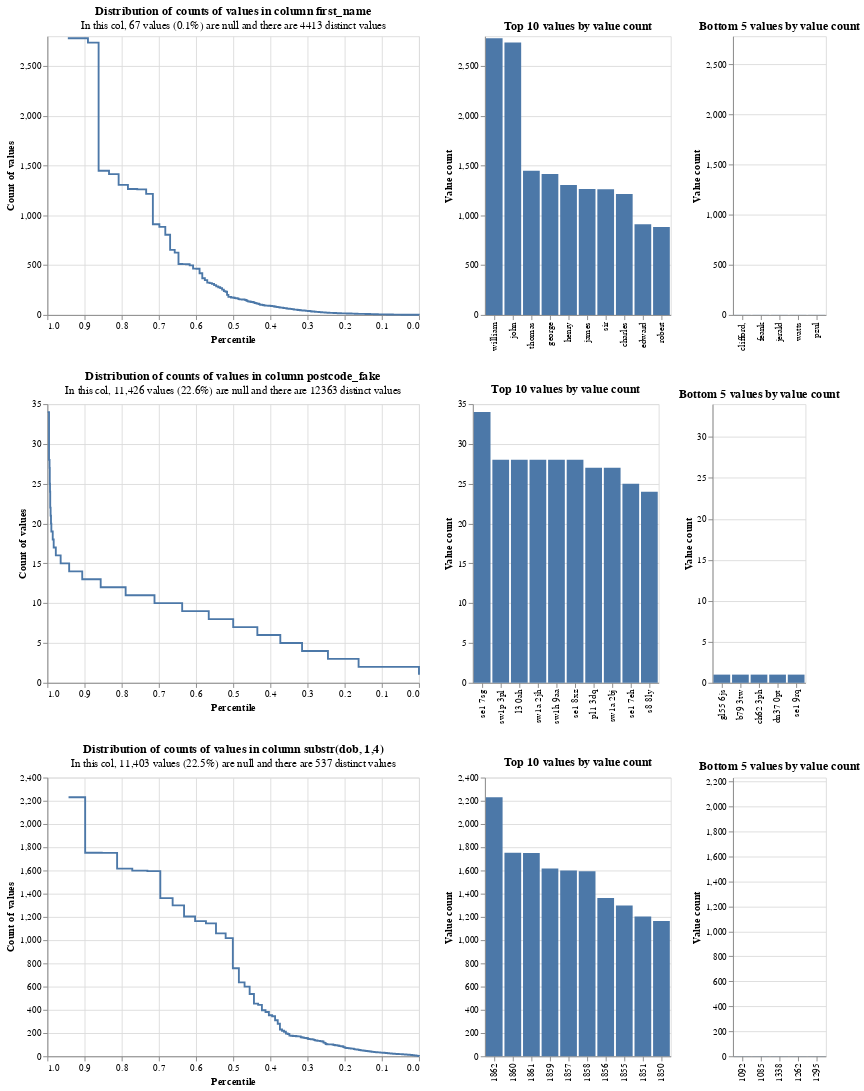

The cell this chart's notebook holds for it:
### Code cell
# Initialise the linker, passing in the input dataset(s)
linker = DuckDBLinker(input_tables = {"df": df_clean})

linker.profile_columns(["first_name", "postcode_fake", "substr(dob, 1,4)"], top_n=10, bottom_n=5)

### Figure 1 — Vega-Lite specification as saved in the notebook (floating-point values rounded to 4 significant figures; data arrays with more than 128 entries replaced by an {"elided": "..."} marker saying what was removed)
{"config": {"view": {"continuousWidth": 400, "continuousHeight": 300}}, "vconcat": [{"hconcat": [{"data": {"values": {"elided": "150 records"}}, "mark": {"type": "line", "interpolate": "step-after"}, "encoding": {"x": {"type": "quantitative", "field": "percentile_ex_nulls", "sort": "descending", "title": "Percentile"}, "y": {"type": "quantitative", "field": "value_count", "title": "Count of values"}, "tooltip": [{"field": "value_count", "type": "quantitative"}, {"field": "percentile_ex_nulls", "type": "quantitative"}, {"field": "percentile_inc_nulls", "type": "quantitative"}, {"field": "total_non_null_rows", "type": "quantitative"}, {"field": "total_rows_inc_nulls", "type": "quantitative"}]}, "title": {"text": "Distribution of counts of values in column first_name", "subtitle": "In this col, 67 values (0.1%) are null and there are 4413 distinct values"}}, {"data": {"values": [{"value_count": 2780, "group_name": "first_name", "value": "william", "total_non_null_rows": 50511, "total_rows_inc_nulls": 50578, "distinct_value_count": 4413}, {"value_count": 2736, "group_name": "first_name", "value": "john", "total_non_null_rows": 50511, "total_rows_inc_nulls": 50578, "distinct_value_count": 4413}, {"value_count": 1448, "group_name": "first_name", "value": "thomas", "total_non_null_rows": 50511, "total_rows_inc_nulls": 50578, "distinct_value_count": 4413}, {"value_count": 1415, "group_name": "first_name", "value": "george", "total_non_null_rows": 50511, "total_rows_inc_nulls": 50578, "distinct_value_count": 4413}, {"value_count": 1306, "group_name": "first_name", "value": "henry", "total_non_null_rows": 50511, "total_rows_inc_nulls": 50578, "distinct_value_count": 4413}, {"value_count": 1265, "group_name": "first_name", "value": "james", "total_non_null_rows": 50511, "total_rows_inc_nulls": 50578, "distinct_value_count": 4413}, {"value_count": 1262, "group_name": "first_name", "value": "sir", "total_non_null_rows": 50511, "total_rows_inc_nulls": 50578, "distinct_value_count": 4413}, {"value_count": 1216, "group_name": "first_name", "value": "charles", "total_non_null_rows": 50511, "total_rows_inc_nulls": 50578, "distinct_value_count": 4413}, {"value_count": 911, "group_name": "first_name", "value": "edward", "total_non_null_rows": 50511, "total_rows_inc_nulls": 50578, "distinct_value_count": 4413}, {"value_count": 884, "group_name": "first_name", "value": "robert", "total_non_null_rows": 50511, "total_rows_inc_nulls": 50578, "distinct_value_count": 4413}]}, "mark": "bar", "encoding": {"x": {"type": "nominal", "field": "value", "sort": "-y", "title": null}, "y": {"type": "quantitative", "field": "value_count", "title": "Value count"}, "tooltip": [{"field": "value", "type": "nominal"}, {"field": "value_count", "type": "quantitative"}, {"field": "total_non_null_rows", "type": "quantitative"}, {"field": "total_rows_inc_nulls", "type": "quantitative"}]}, "title": "Top 10 values by value count"}, {"data": {"values": [{"value_count": 1, "group_name": "first_name", "value": "clifford,", "total_non_null_rows": 50511, "total_rows_inc_nulls": 50578, "distinct_value_count": 4413}, {"value_count": 1, "group_name": "first_name", "value": "feank", "total_non_null_rows": 50511, "total_rows_inc_nulls": 50578, "distinct_value_count": 4413}, {"value_count": 1, "group_name": "first_name", "value": "jerald", "total_non_null_rows": 50511, "total_rows_inc_nulls": 50578, "distinct_value_count": 4413}, {"value_count": 1, "group_name": "first_name", "value": "watts", "total_non_null_rows": 50511, "total_rows_inc_nulls": 50578, "distinct_value_count": 4413}, {"value_count": 1, "group_name": "first_name", "value": "pzul", "total_non_null_rows": 50511, "total_rows_inc_nulls": 50578, "distinct_value_count": 4413}]}, "mark": "bar", "encoding": {"x": {"type": "nominal", "field": "value", "sort": "-y", "title": null}, "y": {"type": "quantitative", "field": "value_count", "title": "Value count", "scale": {"domain": [0, 2780]}}, "tooltip": [{"field": "value", "type": "nominal"}, {"field": "value_count", "type": "quantitative"}, {"field": "total_non_null_rows", "type": "quantitative"}, {"field": "total_rows_inc_nulls", "type": "quantitative"}]}, "title": "Bottom 5 values by value count"}]}, {"hconcat": [{"data": {"values": [{"percentile_ex_nulls": 0.9991, "percentile_inc_nulls": 0.9993, "value_count": 34, "group_name": "postcode_fake", "total_non_null_rows": 39152, "total_rows_inc_nulls": 50578, "sum_tokens_in_value_count_group": 34.0, "distinct_value_count": 12363}, {"percentile_ex_nulls": 0.9956, "percentile_inc_nulls": 0.9966, "value_count": 28, "group_name": "postcode_fake", "total_non_null_rows": 39152, "total_rows_inc_nulls": 50578, "sum_tokens_in_value_count_group": 140.0, "distinct_value_count": 12363}, {"percentile_ex_nulls": 0.9942, "percentile_inc_nulls": 0.9955, "value_count": 27, "group_name": "postcode_fake", "total_non_null_rows": 39152, "total_rows_inc_nulls": 50578, "sum_tokens_in_value_count_group": 54.0, "distinct_value_count": 12363}, {"percentile_ex_nulls": 0.9935, "percentile_inc_nulls": 0.995, "value_count": 25, "group_name": "postcode_fake", "total_non_null_rows": 39152, "total_rows_inc_nulls": 50578, "sum_tokens_in_value_count_group": 25.0, "distinct_value_count": 12363}, {"percentile_ex_nulls": 0.9929, "percentile_inc_nulls": 0.9945, "value_count": 24, "group_name": "postcode_fake", "total_non_null_rows": 39152, "total_rows_inc_nulls": 50578, "sum_tokens_in_value_count_group": 24.0, "distinct_value_count": 12363}, {"percentile_ex_nulls": 0.9924, "percentile_inc_nulls": 0.9941, "value_count": 22, "group_name": "postcode_fake", "total_non_null_rows": 39152, "total_rows_inc_nulls": 50578, "sum_tokens_in_value_count_group": 22.0, "distinct_value_count": 12363}, {"percentile_ex_nulls": 0.9913, "percentile_inc_nulls": 0.9933, "value_count": 21, "group_name": "postcode_fake", "total_non_null_rows": 39152, "total_rows_inc_nulls": 50578, "sum_tokens_in_value_count_group": 42.0, "distinct_value_count": 12363}, {"percentile_ex_nulls": 0.9903, "percentile_inc_nulls": 0.9925, "value_count": 20, "group_name": "postcode_fake", "total_non_null_rows": 39152, "total_rows_inc_nulls": 50578, "sum_tokens_in_value_count_group": 40.0, "distinct_value_count": 12363}, {"percentile_ex_nulls": 0.9893, "percentile_inc_nulls": 0.9917, "value_count": 19, "group_name": "postcode_fake", "total_non_null_rows": 39152, "total_rows_inc_nulls": 50578, "sum_tokens_in_value_count_group": 38.0, "distinct_value_count": 12363}, {"percentile_ex_nulls": 0.9856, "percentile_inc_nulls": 0.9889, "value_count": 18, "group_name": "postcode_fake", "total_non_null_rows": 39152, "total_rows_inc_nulls": 50578, "sum_tokens_in_value_count_group": 144.0, "distinct_value_count": 12363}, {"percentile_ex_nulls": 0.983, "percentile_inc_nulls": 0.9869, "value_count": 17, "group_name": "postcode_fake", "total_non_null_rows": 39152, "total_rows_inc_nulls": 50578, "sum_tokens_in_value_count_group": 102.0, "distinct_value_count": 12363}, {"percentile_ex_nulls": 0.9773, "percentile_inc_nulls": 0.9824, "value_count": 16, "group_name": "postcode_fake", "total_non_null_rows": 39152, "total_rows_inc_nulls": 50578, "sum_tokens_in_value_count_group": 224.0, "distinct_value_count": 12363}, {"percentile_ex_nulls": 0.9643, "percentile_inc_nulls": 0.9723, "value_count": 15, "group_name": "postcode_fake", "total_non_null_rows": 39152, "total_rows_inc_nulls": 50578, "sum_tokens_in_value_count_group": 510.0, "distinct_value_count": 12363}, {"percentile_ex_nulls": 0.9414, "percentile_inc_nulls": 0.9546, "value_count": 14, "group_name": "postcode_fake", "total_non_null_rows": 39152, "total_rows_inc_nulls": 50578, "sum_tokens_in_value_count_group": 896.0, "distinct_value_count": 12363}, {"percentile_ex_nulls": 0.9062, "percentile_inc_nulls": 0.9274, "value_count": 13, "group_name": "postcode_fake", "total_non_null_rows": 39152, "total_rows_inc_nulls": 50578, "sum_tokens_in_value_count_group": 1378.0, "distinct_value_count": 12363}, {"percentile_ex_nulls": 0.8565, "percentile_inc_nulls": 0.8889, "value_count": 12, "group_name": "postcode_fake", "total_non_null_rows": 39152, "total_rows_inc_nulls": 50578, "sum_tokens_in_value_count_group": 1944.0, "distinct_value_count": 12363}, {"percentile_ex_nulls": 0.7894, "percentile_inc_nulls": 0.837, "value_count": 11, "group_name": "postcode_fake", "total_non_null_rows": 39152, "total_rows_inc_nulls": 50578, "sum_tokens_in_value_count_group": 2629.0, "distinct_value_count": 12363}, {"percentile_ex_nulls": 0.7117, "percentile_inc_nulls": 0.7769, "value_count": 10, "group_name": "postcode_fake", "total_non_null_rows": 39152, "total_rows_inc_nulls": 50578, "sum_tokens_in_value_count_group": 3040.0, "distinct_value_count": 12363}, {"percentile_ex_nulls": 0.6373, "percentile_inc_nulls": 0.7192, "value_count": 9, "group_name": "postcode_fake", "total_non_null_rows": 39152, "total_rows_inc_nulls": 50578, "sum_tokens_in_value_count_group": 2916.0, "distinct_value_count": 12363}, {"percentile_ex_nulls": 0.5657, "percentile_inc_nulls": 0.6638, "value_count": 8, "group_name": "postcode_fake", "total_non_null_rows": 39152, "total_rows_inc_nulls": 50578, "sum_tokens_in_value_count_group": 2800.0, "distinct_value_count": 12363}, {"percentile_ex_nulls": 0.4999, "percentile_inc_nulls": 0.6129, "value_count": 7, "group_name": "postcode_fake", "total_non_null_rows": 39152, "total_rows_inc_nulls": 50578, "sum_tokens_in_value_count_group": 2576.0, "distinct_value_count": 12363}, {"percentile_ex_nulls": 0.435, "percentile_inc_nulls": 0.5626, "value_count": 6, "group_name": "postcode_fake", "total_non_null_rows": 39152, "total_rows_inc_nulls": 50578, "sum_tokens_in_value_count_group": 2544.0, "distinct_value_count": 12363}, {"percentile_ex_nulls": 0.3732, "percentile_inc_nulls": 0.5148, "value_count": 5, "group_name": "postcode_fake", "total_non_null_rows": 39152, "total_rows_inc_nulls": 50578, "sum_tokens_in_value_count_group": 2420.0, "distinct_value_count": 12363}, {"percentile_ex_nulls": 0.3146, "percentile_inc_nulls": 0.4695, "value_count": 4, "group_name": "postcode_fake", "total_non_null_rows": 39152, "total_rows_inc_nulls": 50578, "sum_tokens_in_value_count_group": 2292.0, "distinct_value_count": 12363}, {"percentile_ex_nulls": 0.245, "percentile_inc_nulls": 0.4155, "value_count": 3, "group_name": "postcode_fake", "total_non_null_rows": 39152, "total_rows_inc_nulls": 50578, "sum_tokens_in_value_count_group": 2727.0, "distinct_value_count": 12363}, {"percentile_ex_nulls": 0.1625, "percentile_inc_nulls": 0.3517, "value_count": 2, "group_name": "postcode_fake", "total_non_null_rows": 39152, "total_rows_inc_nulls": 50578, "sum_tokens_in_value_count_group": 3228.0, "distinct_value_count": 12363}, {"percentile_ex_nulls": 0.0, "percentile_inc_nulls": 0.2259, "value_count": 1, "group_name": "postcode_fake", "total_non_null_rows": 39152, "total_rows_inc_nulls": 50578, "sum_tokens_in_value_count_group": 6363.0, "distinct_value_count": 12363}]}, "mark": {"type": "line", "interpolate": "step-after"}, "encoding": {"x": {"type": "quantitative", "field": "percentile_ex_nulls", "sort": "descending", "title": "Percentile"}, "y": {"type": "quantitative", "field": "value_count", "title": "Count of values"}, "tooltip": [{"field": "value_count", "type": "quantitative"}, {"field": "percentile_ex_nulls", "type": "quantitative"}, {"field": "percentile_inc_nulls", "type": "quantitative"}, {"field": "total_non_null_rows", "type": "quantitative"}, {"field": "total_rows_inc_nulls", "type": "quantitative"}]}, "title": {"text": "Distribution of counts of values in column postcode_fake", "subtitle": "In this col, 11,426 values (22.6%) are null and there are 12363 distinct values"}}, {"data": {"values": [{"value_count": 34, "group_name": "postcode_fake", "value": "se1 7sg", "total_non_null_rows": 39152, "total_rows_inc_nulls": 50578, "distinct_value_count": 12363}, {"value_count": 28, "group_name": "postcode_fake", "value": "sw1p 3pl", "total_non_null_rows": 39152, "total_rows_inc_nulls": 50578, "distinct_value_count": 12363}, {"value_count": 28, "group_name": "postcode_fake", "value": "l3 0ah", "total_non_null_rows": 39152, "total_rows_inc_nulls": 50578, "distinct_value_count": 12363}, {"value_count": 28, "group_name": "postcode_fake", "value": "sw1a 2jh", "total_non_null_rows": 39152, "total_rows_inc_nulls": 50578, "distinct_value_count": 12363}, {"value_count": 28, "group_name": "postcode_fake", "value": "sw1h 9aa", "total_non_null_rows": 39152, "total_rows_inc_nulls": 50578, "distinct_value_count": 12363}, {"value_count": 28, "group_name": "postcode_fake", "value": "se1 8xz", "total_non_null_rows": 39152, "total_rows_inc_nulls": 50578, "distinct_value_count": 12363}, {"value_count": 27, "group_name": "postcode_fake", "value": "pl1 3dq", "total_non_null_rows": 39152, "total_rows_inc_nulls": 50578, "distinct_value_count": 12363}, {"value_count": 27, "group_name": "postcode_fake", "value": "sw1a 2bj", "total_non_null_rows": 39152, "total_rows_inc_nulls": 50578, "distinct_value_count": 12363}, {"value_count": 25, "group_name": "postcode_fake", "value": "se1 7eh", "total_non_null_rows": 39152, "total_rows_inc_nulls": 50578, "distinct_value_count": 12363}, {"value_count": 24, "group_name": "postcode_fake", "value": "s8 8ly", "total_non_null_rows": 39152, "total_rows_inc_nulls": 50578, "distinct_value_count": 12363}]}, "mark": "bar", "encoding": {"x": {"type": "nominal", "field": "value", "sort": "-y", "title": null}, "y": {"type": "quantitative", "field": "value_count", "title": "Value count"}, "tooltip": [{"field": "value", "type": "nominal"}, {"field": "value_count", "type": "quantitative"}, {"field": "total_non_null_rows", "type": "quantitative"}, {"field": "total_rows_inc_nulls", "type": "quantitative"}]}, "title": "Top 10 values by value count"}, {"data": {"values": [{"value_count": 1, "group_name": "postcode_fake", "value": "gl55 6js", "total_non_null_rows": 39152, "total_rows_inc_nulls": 50578, "distinct_value_count": 12363}, {"value_count": 1, "group_name": "postcode_fake", "value": "b79 3tw", "total_non_null_rows": 39152, "total_rows_inc_nulls": 50578, "distinct_value_count": 12363}, {"value_count": 1, "group_name": "postcode_fake", "value": "ch62 3ph", "total_non_null_rows": 39152, "total_rows_inc_nulls": 50578, "distinct_value_count": 12363}, {"value_count": 1, "group_name": "postcode_fake", "value": "dn37 0pt", "total_non_null_rows": 39152, "total_rows_inc_nulls": 50578, "distinct_value_count": 12363}, {"value_count": 1, "group_name": "postcode_fake", "value": "se1 9rq", "total_non_null_rows": 39152, "total_rows_inc_nulls": 50578, "distinct_value_count": 12363}]}, "mark": "bar", "encoding": {"x": {"type": "nominal", "field": "value", "sort": "-y", "title": null}, "y": {"type": "quantitative", "field": "value_count", "title": "Value count", "scale": {"domain": [0, 34]}}, "tooltip": [{"field": "value", "type": "nominal"}, {"field": "value_count", "type": "quantitative"}, {"field": "total_non_null_rows", "type": "quantitative"}, {"field": "total_rows_inc_nulls", "type": "quantitative"}]}, "title": "Bottom 5 values by value count"}]}, {"hconcat": [{"data": {"values": {"elided": "138 records"}}, "mark": {"type": "line", "interpolate": "step-after"}, "encoding": {"x": {"type": "quantitative", "field": "percentile_ex_nulls", "sort": "descending", "title": "Percentile"}, "y": {"type": "quantitative", "field": "value_count", "title": "Count of values"}, "tooltip": [{"field": "value_count", "type": "quantitative"}, {"field": "percentile_ex_nulls", "type": "quantitative"}, {"field": "percentile_inc_nulls", "type": "quantitative"}, {"field": "total_non_null_rows", "type": "quantitative"}, {"field": "total_rows_inc_nulls", "type": "quantitative"}]}, "title": {"text": "Distribution of counts of values in column substr(dob, 1,4)", "subtitle": "In this col, 11,403 values (22.5%) are null and there are 537 distinct values"}}, {"data": {"values": [{"value_count": 2231, "group_name": "substr(dob, 1,4)", "value": "1862", "total_non_null_rows": 39175, "total_rows_inc_nulls": 50578, "distinct_value_count": 537}, {"value_count": 1753, "group_name": "substr(dob, 1,4)", "value": "1860", "total_non_null_rows": 39175, "total_rows_inc_nulls": 50578, "distinct_value_count": 537}, {"value_count": 1751, "group_name": "substr(dob, 1,4)", "value": "1861", "total_non_null_rows": 39175, "total_rows_inc_nulls": 50578, "distinct_value_count": 537}, {"value_count": 1616, "group_name": "substr(dob, 1,4)", "value": "1859", "total_non_null_rows": 39175, "total_rows_inc_nulls": 50578, "distinct_value_count": 537}, {"value_count": 1599, "group_name": "substr(dob, 1,4)", "value": "1857", "total_non_null_rows": 39175, "total_rows_inc_nulls": 50578, "distinct_value_count": 537}, {"value_count": 1594, "group_name": "substr(dob, 1,4)", "value": "1858", "total_non_null_rows": 39175, "total_rows_inc_nulls": 50578, "distinct_value_count": 537}, {"value_count": 1362, "group_name": "substr(dob, 1,4)", "value": "1856", "total_non_null_rows": 39175, "total_rows_inc_nulls": 50578, "distinct_value_count": 537}, {"value_count": 1299, "group_name": "substr(dob, 1,4)", "value": "1855", "total_non_null_rows": 39175, "total_rows_inc_nulls": 50578, "distinct_value_count": 537}, {"value_count": 1204, "group_name": "substr(dob, 1,4)", "value": "1851", "total_non_null_rows": 39175, "total_rows_inc_nulls": 50578, "distinct_value_count": 537}, {"value_count": 1164, "group_name": "substr(dob, 1,4)", "value": "1850", "total_non_null_rows": 39175, "total_rows_inc_nulls": 50578, "distinct_value_count": 537}]}, "mark": "bar", "encoding": {"x": {"type": "nominal", "field": "value", "sort": "-y", "title": null}, "y": {"type": "quantitative", "field": "value_count", "title": "Value count"}, "tooltip": [{"field": "value", "type": "nominal"}, {"field": "value_count", "type": "quantitative"}, {"field": "total_non_null_rows", "type": "quantitative"}, {"field": "total_rows_inc_nulls", "type": "quantitative"}]}, "title": "Top 10 values by value count"}, {"data": {"values": [{"value_count": 1, "group_name": "substr(dob, 1,4)", "value": "1092", "total_non_null_rows": 39175, "total_rows_inc_nulls": 50578, "distinct_value_count": 537}, {"value_count": 1, "group_name": "substr(dob, 1,4)", "value": "1085", "total_non_null_rows": 39175, "total_rows_inc_nulls": 50578, "distinct_value_count": 537}, {"value_count": 1, "group_name": "substr(dob, 1,4)", "value": "1338", "total_non_null_rows": 39175, "total_rows_inc_nulls": 50578, "distinct_value_count": 537}, {"value_count": 1, "group_name": "substr(dob, 1,4)", "value": "1262", "total_non_null_rows": 39175, "total_rows_inc_nulls": 50578, "distinct_value_count": 537}, {"value_count": 1, "group_name": "substr(dob, 1,4)", "value": "1295", "total_non_null_rows": 39175, "total_rows_inc_nulls": 50578, "distinct_value_count": 537}]}, "mark": "bar", "encoding": {"x": {"type": "nominal", "field": "value", "sort": "-y", "title": null}, "y": {"type": "quantitative", "field": "value_count", "title": "Value count", "scale": {"domain": [0, 2231]}}, "tooltip": [{"field": "value", "type": "nominal"}, {"field": "value_count", "type": "quantitative"}, {"field": "total_non_null_rows", "type": "quantitative"}, {"field": "total_rows_inc_nulls", "type": "quantitative"}]}, "title": "Bottom 5 values by value count"}]}], "$schema": "https://vega.github.io/schema/vega-lite/v4.8.1.json"}
